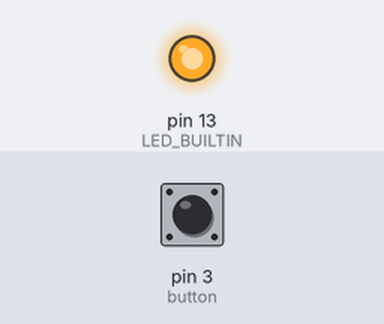
The sketch below on a simulated Arduino Uno, built with avr-gcc and run on an emulated ATmega328P. Shown: output pins drawn as LEDs (lit = HIGH). Dashed ring = blinking. The inputs (shaded band) are chosen by the test bench; at power-on: pin 3 (button) HIGH. No radio packets arrive unless stated.

Above: at 3.3 s.
3.4 s: pin 3 (button) pulled LOW for 0.15 s
At 3.8 s:
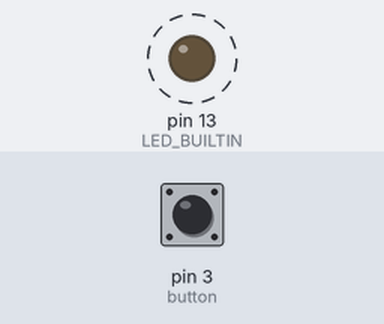
6.5 s: pin 3 (button) pulled LOW for 1 s
At 10.8 s:
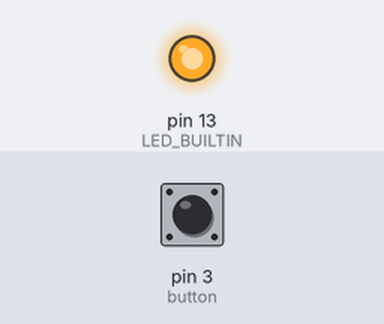
Timing chart, 0 to 12.3 s (numbered marks = the images above; inputs shaded):
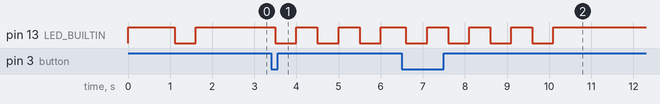

The sketch:

esp8266jammer.ino
```cpp
#include <SPI.h>
#include "RF24.h"
#include <ezButton.h>
#include <string>

RF24 radio(2, 4);
byte i = 45;
ezButton button(3);

const int wifiFrequencies[] = {
  2412, 2417, 2422, 2427, 2432,
  2437, 2442, 2447, 2452, 2457, 2462
};

void addvertising() {}

int pressCount = 0;
unsigned long lastPressTime = 0;
bool sleeping = false;

void goToSleep() {
  radio.powerDown();
  for (int h = 0; h < 3; h++) {
    digitalWrite(LED_BUILTIN, LOW);
    delay(100);
    digitalWrite(LED_BUILTIN, HIGH);
    delay(100);
  }
  sleeping = true;
}

void wakeUp() {
  radio.powerUp();
  delay(200);
  radio.startConstCarrier(RF24_PA_MAX, i);
  sleeping = false;
  pressCount = 0;
}

void setup() {
  button.setDebounceTime(100);
  pinMode(LED_BUILTIN, OUTPUT);
  digitalWrite(LED_BUILTIN, HIGH);

  delay(900);
  if (radio.begin()) {
    delay(200);
    radio.setAutoAck(false);
    radio.stopListening();
    radio.setRetries(0, 0);
    radio.setPayloadSize(5);
    radio.setAddressWidth(3);
    radio.setPALevel(RF24_PA_MAX);
    radio.setDataRate(RF24_2MBPS);
    radio.setCRCLength(RF24_CRC_DISABLED);
    radio.startConstCarrier(RF24_PA_MAX, i);

    digitalWrite(LED_BUILTIN, LOW);
    delay(500);
    digitalWrite(LED_BUILTIN, HIGH);
    delay(500);
  }

  addvertising();
}

void fullAttack() {
  for (int ch = 0; ch < 80; ch++) {
    radio.setChannel(ch);
  }
}

void wifiAttack() {
  for (int i = 0; i < sizeof(wifiFrequencies) / sizeof(wifiFrequencies[0]); i++) {
    radio.setChannel(wifiFrequencies[i] - 2400);
  }
}

const char* modes[] = {
  "BLE & All 2.4 GHz",
  "Just Wi-Fi",
  "Waiting Idly :("
};
uint8_t attack_type = 2;

void loop() {
  button.loop();

  if (button.isPressed()) {
    if (millis() - lastPressTime > 2000) {
      pressCount = 0;
    }
    pressCount++;
    lastPressTime = millis();

    if (pressCount >= 4) {
      if (sleeping) {
        wakeUp();
      } else {
        goToSleep();
      }
      pressCount = 0;
      return;
    }

    if (!sleeping) {
      attack_type = (attack_type + 1) % 3;
      for (int h = 0; h <= attack_type; h++) {
        digitalWrite(LED_BUILTIN, LOW);
        delay(500);
        digitalWrite(LED_BUILTIN, HIGH);
        delay(500);
      }
    }
  }

  if (sleeping) return;

  switch (attack_type) {
    case 0: fullAttack(); break;
    case 1: wifiAttack(); break;
    case 2: break;
  }
}
```

Measured:
- after the input at 3.4 s, pin 13 (LED_BUILTIN): alternates HIGH for 0.50 s and LOW for 0.50 s, starting after 0.10 s
- after the input at 6.5 s, pin 13 (LED_BUILTIN): alternates HIGH for 0.50 s and LOW for 0.50 s, 8 changes in all, then stays HIGH, starting after 0.10 s
